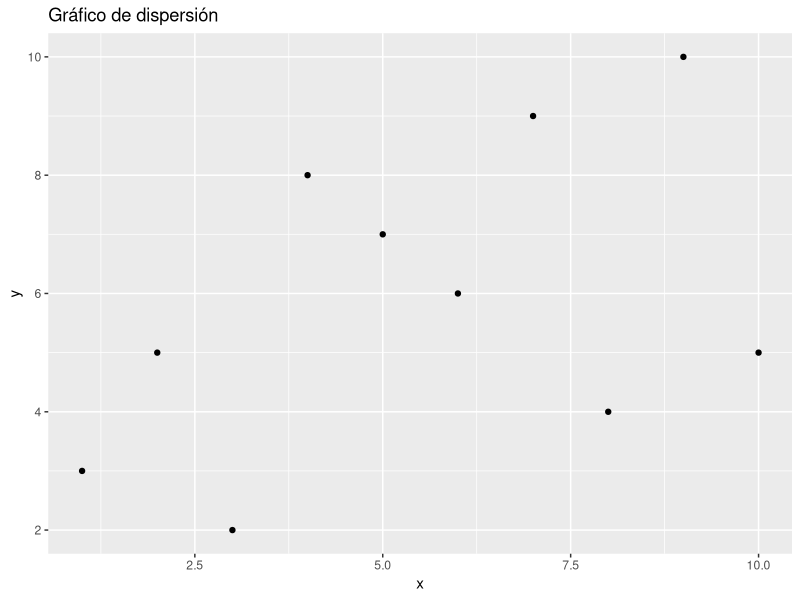

The R script that drew this image:
## ---- chunk 1
# Asignación de variables
x = 10         # Un número entero
y = 3.14       # Un número decimal (tipo double)
nombre = "Juan" # Una cadena de texto (string)
logico = TRUE   # Un valor booleano (TRUE/FALSE)

# Imprimir las variables
print(y)
print(x)
print(nombre)
print(logico)
## ---- chunk 2
# Suma, resta, multiplicación, división
a = 5
b = 2

suma = a + b        # Suma
resta = a - b       # Resta
multiplicacion = a * b  # Multiplicación
division = a / b    # División

# Operaciones con cadenas
saludo = paste("Hola", nombre) # Combina cadenas de texto

# Imprimir resultados
print(suma)
print(resta)
print(multiplicacion)
print(division)
print(saludo)
## ---- chunk 3
edad = 18

if (edad >= 18) {
  print("Eres mayor de edad")
} else {
  print("Eres menor de edad")
}
## ---- chunk 4
# Imprimir números del 1 al 5 usando un bucle for
for (i in 1:5) {
  print(i)
}
## ---- chunk 5
# Imprimir números del 1 al 5 usando un bucle while
i = 1
while (i <= 5) {
  print(i)
  i = i + 1
}
## ---- chunk 6
# Definir una función para calcular el cuadrado de un número
cuadrado = function(x) {
  return(x^2)
}

# Llamar a la función
resultado = cuadrado(4)
print(resultado)
## ---- chunk 7
# Crear un data frame
datos = data.frame(
  nombre = c("Ana", "Luis", "Pedro"),
  edad = c(23, 35, 28),
  ciudad = c("Madrid", "Barcelona", "Valencia")
)

# Imprimir el data frame
print(datos)

# Acceder a una columna
print(datos$nombre)

# Filtrar filas
print(datos[datos$edad > 25,])
## ---- chunk 8
# Instalar y cargar la librería ggplot2 (descomentar la línea si es necesario)
# install.packages("ggplot2")
library(ggplot2)

# Crear un conjunto de datos de ejemplo
df = data.frame(
  x = 1:10,
  y = c(3, 5, 2, 8, 7, 6, 9, 4, 10, 5)
)

# Crear un gráfico de dispersión
ggplot(df, aes(x = x, y = y)) +
  geom_point() +
  ggtitle("Gráfico de dispersión")
## ---- chunk 9
# Escribe tu solución aquí
## ---- chunk 10
# Escribe tu solución aquí
## ---- chunk 11
# Escribe tu solución aquí
